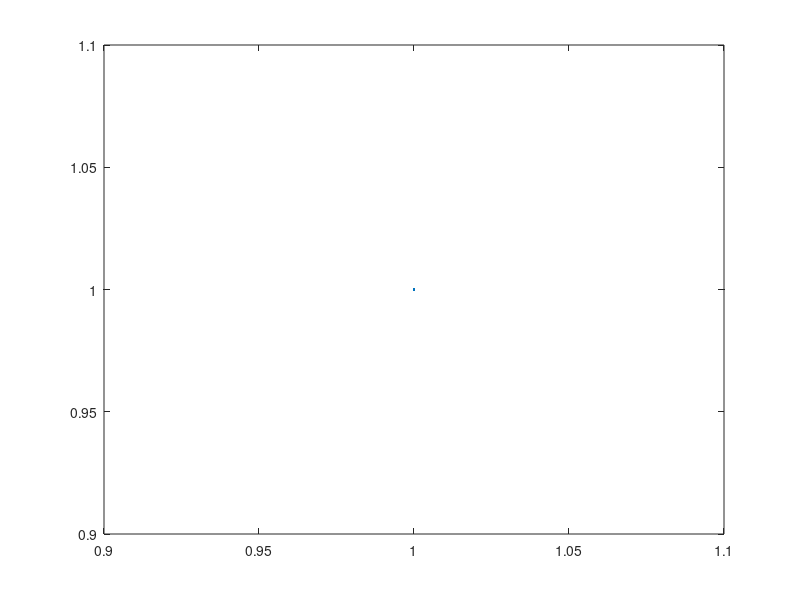

The MATLAB script that drew this image: (Note: this script raises an error after producing the figure.)
#!/usr/bin/octave -qf
# Ejercicio 3 Practica 1


plot(1);
pause;

# Ejercicio 3 nosep

load data/mini/tr.dat   # tr
load data/mini/trlabels.dat # trlabels
    
C = 1000;
	
#Entrenamiento de las muestras

res = svmtrain(trlabels,tr,'-t 0 -c 1000');
lagrange = res.sv_coef;
    
# Vectores soporte

vector_soporte = tr(res.sv_indices,:);

# Vector de pesos, umbral

w  = lagrange' * vector_soporte;
w0 = -res.rho;

# Margen
margen = 1 / (w * w');

# Recta y margenes (1 y 2)
m  = -  w(1)/w(2);
b  = -  w0 / w(2);
b1 = - (w0 - 1) / w(2);
b2 = - (w0 + 1) / w(2);

X  = [1:0.001:7];
Y  = m * X + b ;
Y1 = m * X + b1;
Y2 = m * X + b2;

plot(X, Y, X, Y1, X, Y2,
     tr(trlabels==1, 1), tr(trlabels==1, 2), 'o',
     tr(trlabels==2, 1), tr(trlabels==2, 2), 'x',
     tr(res.sv_indices, 1), tr(res.sv_indices, 2), '+');
    pause;

# Calcular tolerancia del margen de cada dato de tr


tolerancia_margen_sv = (abs(lagrange) == C) .* (1 - sign(lagrange) .* (vector_soporte * w' + w0));
tolerancia_margen = zeros(size(trlabels));
tolerancia_margen(res.sv_indices) = tolerancia_margen_sv;
multiplicadores_lagrange = zeros(size(trlabels));
multiplicadores_lagrange(res.sv_indices) = res.sv_coef;

# Representacion grafica marcando los valores erroneos

# Representacion grafica indicando valores de C != 0

plot(
	X, Y, 'g',
	X, Y1, 'b',
	X, Y2, 'r',
	tr(trlabels==1,1), tr(trlabels==1,2), 'sr',
	tr(trlabels==2,1), tr(trlabels==2,2), '.b',
	tr(tolerancia_margen!=0,1), tr(tolerancia_margen!=0,2), "xk",
	res.SVs(tolerancia_margen_sv==0,1),res.SVs(tolerancia_margen_sv==0,2), "+k"
);


